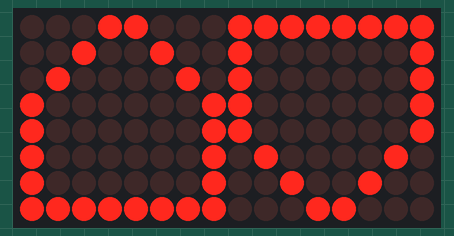
This sketch was run on a simulated Arduino Uno, built with avr-gcc and run on an emulated ATmega328P. Parts: 16×8 LED matrix.

Above: at 0.1 s.

The sketch:

hourglass_pixeltomatrix.ino
```cpp
#include <MD_MAX72xx.h>
#include <SPI.h>

#define NUM_ROWS 16
#define NUM_COLS 8
#define LED_INTENSITY 1

#define HARDWARE_TYPE MD_MAX72XX::FC16_HW
#define MAX_DEVICES (NUM_ROWS / 8)

#define DATA_PIN 12
#define CS_PIN   10
#define CLK_PIN  11

MD_MAX72XX mx = MD_MAX72XX(HARDWARE_TYPE, DATA_PIN, CLK_PIN, CS_PIN, MAX_DEVICES);

// ---- Just put your hex data here ----
const uint8_t top[8] = {
  0xFF, 0x81, 0x81, 0x81, 0x81, 0x42, 0x24, 0x18
};

const uint8_t bottom[8] = {
  0x18, 0x24, 0x42, 0x81, 0x81, 0x81, 0x81, 0xFF
};
// --------------------------------------

void setup() {
  mx.begin();
  mx.control(MD_MAX72XX::INTENSITY, LED_INTENSITY);
  mx.clear();

  // Draw top part (rows 1–8)
  for (uint8_t r = 0; r < 8; r++) {
    for (uint8_t c = 0; c < NUM_COLS; c++) {
      bool on = top[r] & (1 << c);
      mx.setPoint(r % 8, c + (r / 8) * 8, on);
    }
  }

  // Draw bottom part (rows 9–16)
  for (uint8_t r = 0; r < 8; r++) {
    uint8_t row = r + 8; // rows 9–16
    for (uint8_t c = 0; c < NUM_COLS; c++) {
      bool on = bottom[r] & (1 << c);
      mx.setPoint(row % 8, c + (row / 8) * 8, on);
    }
  }
}

void loop() {
  // Static display — nothing here
}
```
